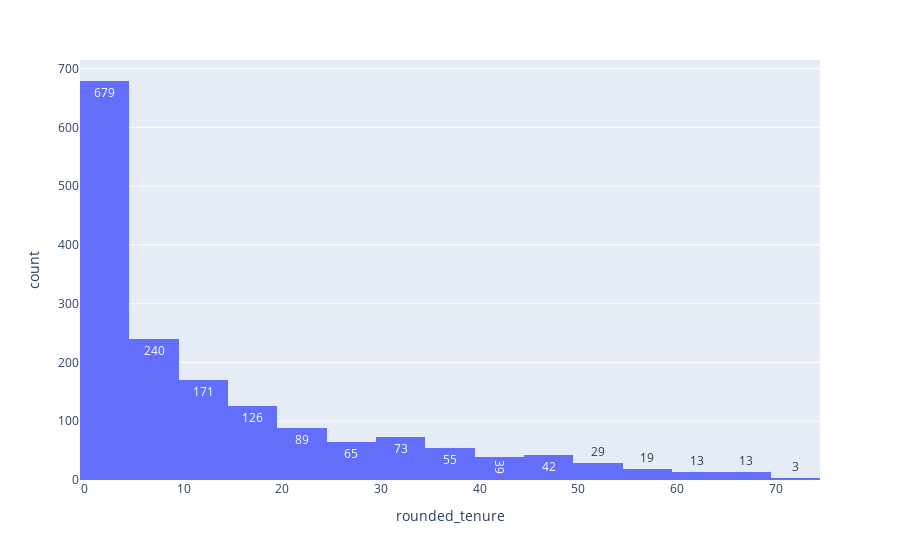

Write notebook code for a chart like this one.
### Code cell
churned_monthly_customers = monthly_customers[monthly_customers['churn'] == "Yes"]

px.histogram(churned_monthly_customers, x='rounded_tenure', nbins=24, text_auto=True)

### Figure 1 — Plotly figure (JSON) as saved in the notebook; plotly's stock layout.template omitted (floating-point values rounded to 4 significant figures; data arrays with more than 128 entries replaced by an {"elided": "..."} marker saying what was removed)
{"data": [{"alignmentgroup": "True", "bingroup": "x", "hovertemplate": "rounded_tenure=%{x}<br>count=%{y}<extra></extra>", "legendgroup": "", "marker": {"color": "#636efa", "pattern": {"shape": ""}}, "name": "", "nbinsx": 24, "offsetgroup": "", "orientation": "v", "showlegend": false, "texttemplate": "%{value}", "type": "histogram", "x": {"elided": "1656 int values"}, "xaxis": "x", "yaxis": "y"}], "layout": {"barmode": "relative", "legend": {"tracegroupgap": 0}, "margin": {"t": 60}, "xaxis": {"anchor": "y", "domain": [0, 1], "title": {"text": "rounded_tenure"}}, "yaxis": {"anchor": "x", "domain": [0, 1], "title": {"text": "count"}}}}
